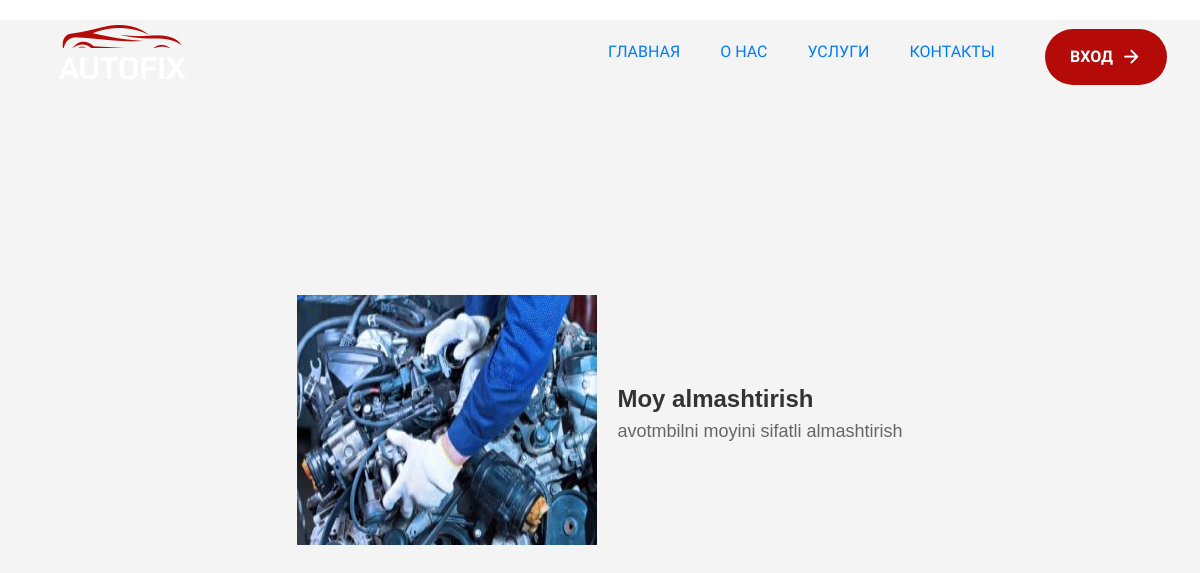
/pgapp/xizdetail/3/, run on an earlier commit of the app's database.
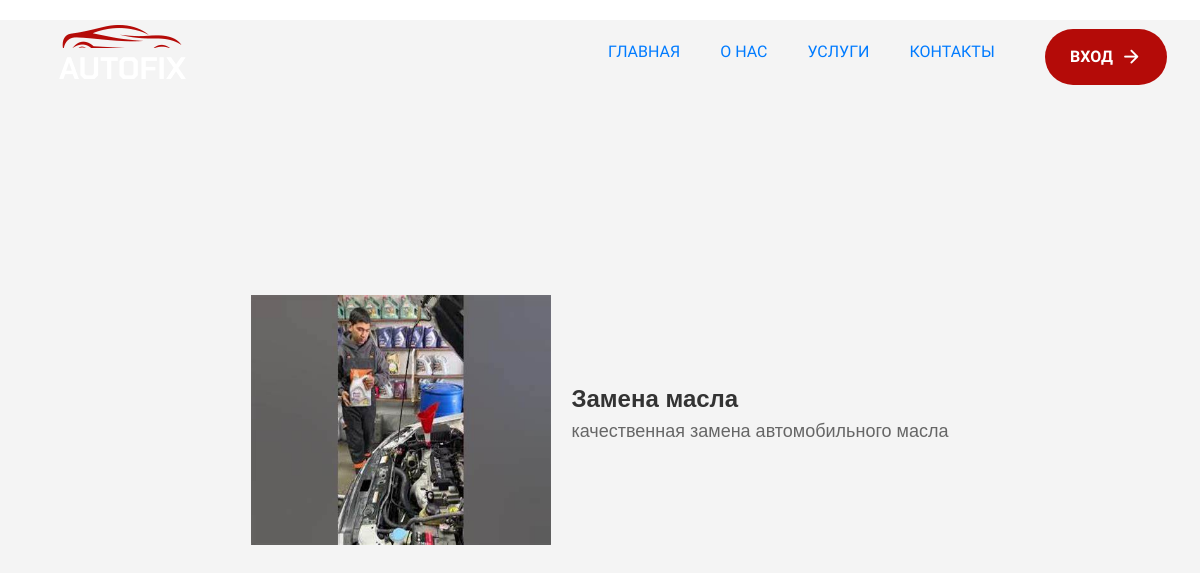
And on a later commit of the database.
### pgapp/models.py (models this page shows, shortened)
class Yonalishlar(models.Model):
    nomi=models.CharField(max_length=200)
    xizmatlar=models.CharField(max_length=200)
    picture=models.ImageField(default='def.jpg')

### pgapp/views.py (the view)
# urls.py: path('xizdetail/<a>/',XizDetailView.as_view(),name='xizdetail')
class XizDetailView(View):
    def get(self,request,a):
        xizmat=Yonalishlar.objects.get(id=a)
        return render(request,"hizdetail.html",{"xizmat":xizmat})

### pgapp/templates/hizdetail.html (shortened to what this page needs)
{% extends 'base.html' %}
{% load static %}
{% block content %}
<link rel="stylesheet" href="{% static 'mijoz/style.css' %}">
    <link rel="stylesheet" href="{% static 'mijoz/xizdetail.css' %}">
    <div class="xizmat-container kalla_ogriq col">
        <div class="xizmat-image">
            <img src="{{ xizmat.picture.url }}" alt="{{ xizmat.nomi }}" class="xizmat-image">
        </div>
        <div class="xizmat-details">
            <h2 class="xizmat-title">{{ xizmat.nomi }}</h2>
            <p class="xizmat-description">{{ xizmat.xizmatlar }}</p>
        </div>
    </div>
{% endblock content %}

What changed in the data, as far as the page shows it:
changed Yonalishlar: picture: a different picture; nomi "Moy almashtirish" → "Замена масла"; xizmatlar "avotmbilni moyini sifatli almashtirish" → "качественная замена автомобильного масла"
